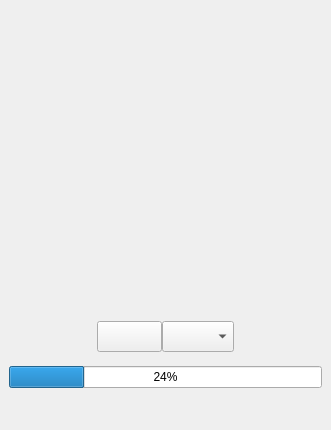
       <widget class="QWidget" name="right_widget" native="true">
        <property name="minimumSize">
         <size>
          <width>0</width>
          <height>0</height>
         </size>
        </property>
        <property name="maximumSize">
         <size>
          <width>343</width>
          <height>16777215</height>
         </size>
        </property>
        <layout class="QVBoxLayout" name="verticalLayout_13">
         <property name="spacing">
          <number>0</number>
         </property>
         <property name="leftMargin">
          <number>0</number>
         </property>
         <property name="topMargin">
          <number>0</number>
         </property>
         <property name="rightMargin">
          <number>0</number>
         </property>
         <property name="bottomMargin">
          <number>0</number>
         </property>
         <item>
          <layout class="QVBoxLayout" name="verticalLayout_9">
           <property name="sizeConstraint">
            <enum>QLayout::SetDefaultConstraint</enum>
           </property>
           <property name="leftMargin">
            <number>9</number>
           </property>
           <property name="rightMargin">
            <number>9</number>
           </property>
           <item>
            <spacer name="verticalSpacer_9">
             <property name="orientation">
              <enum>Qt::Vertical</enum>
             </property>
             <property name="sizeHint" stdset="0">
              <size>
               <width>0</width>
               <height>40</height>
              </size>
             </property>
            </spacer>
           </item>
           <item>
            <layout class="QHBoxLayout" name="horizontalLayout_21">
             <item>
              <spacer name="horizontalSpacer_19">
               <property name="orientation">
                <enum>Qt::Horizontal</enum>
               </property>
               <property name="sizeType">
                <enum>QSizePolicy::Ignored</enum>
               </property>
               <property name="sizeHint" stdset="0">
                <size>
                 <width>1</width>
                 <height>1</height>
                </size>
               </property>
              </spacer>
             </item>
             <item>
              <widget class="QWidget" name="preview_widget" native="true">
               <property name="minimumSize">
                <size>
                 <width>311</width>
                 <height>281</height>
                </size>
               </property>
               <property name="maximumSize">
                <size>
                 <width>311</width>
                 <height>281</height>
                </size>
               </property>
               <widget class="QLabel" name="label">
                <property name="geometry">
                 <rect>
                  <x>0</x>
                  <y>7</y>
                  <width>311</width>
                  <height>271</height>
                 </rect>
                </property>
                <property name="minimumSize">
                 <size>
                  <width>311</width>
                  <height>271</height>
                 </size>
                </property>
                <property name="maximumSize">
                 <size>
                  <width>311</width>
                  <height>271</height>
                 </size>
                </property>
                <property name="text">
                 <string/>
                </property>
                <property name="pixmap">
                 <pixmap resource="../resources.qrc">:/images/monitor.png</pixmap>
                </property>
                <property name="scaledContents">
                 <bool>true</bool>
                </property>
               </widget>
               <widget class="QLabel" name="screen_label">
                <property name="geometry">
                 <rect>
                  <x>13</x>
                  <y>20</y>
                  <width>285</width>
                  <height>172</height>
                 </rect>
                </property>
                <property name="sizePolicy">
                 <sizepolicy hsizetype="Ignored" vsizetype="Ignored">
                  <horstretch>0</horstretch>
                  <verstretch>0</verstretch>
                 </sizepolicy>
                </property>
                <property name="minimumSize">
                 <size>
                  <width>285</width>
                  <height>172</height>
                 </size>
                </property>
                <property name="maximumSize">
                 <size>
                  <width>285</width>
                  <height>172</height>
                 </size>
                </property>
                <property name="text">
                 <string/>
                </property>
                <property name="scaledContents">
                 <bool>true</bool>
                </property>
                <property name="alignment">
                 <set>Qt::AlignCenter</set>
                </property>
               </widget>
               <widget class="QLabel" name="screen_label_info">
                <property name="geometry">
                 <rect>
                  <x>10</x>
                  <y>207</y>
                  <width>291</width>
                  <height>20</height>
                 </rect>
                </property>
                <property name="sizePolicy">
                 <sizepolicy hsizetype="Preferred" vsizetype="Preferred">
                  <horstretch>0</horstretch>
                  <verstretch>0</verstretch>
                 </sizepolicy>
                </property>
                <property name="font">
                 <font>
                  <italic>true</italic>
                 </font>
                </property>
                <property name="text">
                 <string/>
                </property>
                <property name="alignment">
                 <set>Qt::AlignCenter</set>
                </property>
               </widget>
               <widget class="QLabel" name="process_request_label">
                <property name="geometry">
                 <rect>
                  <x>270</x>
                  <y>208</y>
                  <width>100</width>
                  <height>21</height>
                 </rect>
                </property>
                <property name="text">
                 <string/>
                </property>
               </widget>
               <widget class="QLabel" name="screen_label_transition">
                <property name="geometry">
                 <rect>
                  <x>13</x>
                  <y>20</y>
                  <width>285</width>
                  <height>172</height>
                 </rect>
                </property>
                <property name="sizePolicy">
                 <sizepolicy hsizetype="Ignored" vsizetype="Ignored">
                  <horstretch>0</horstretch>
                  <verstretch>0</verstretch>
                 </sizepolicy>
                </property>
                <property name="minimumSize">
                 <size>
                  <width>285</width>
                  <height>172</height>
                 </size>
                </property>
                <property name="maximumSize">
                 <size>
                  <width>285</width>
                  <height>172</height>
                 </size>
                </property>
                <property name="text">
                 <string/>
                </property>
                <property name="scaledContents">
                 <bool>true</bool>
                </property>
                <property name="alignment">
                 <set>Qt::AlignCenter</set>
                </property>
               </widget>
               <widget class="QLabel" name="screen_label_text">
                <property name="geometry">
                 <rect>
                  <x>13</x>
                  <y>20</y>
                  <width>285</width>
                  <height>172</height>
                 </rect>
                </property>
                <property name="sizePolicy">
                 <sizepolicy hsizetype="Ignored" vsizetype="Ignored">
                  <horstretch>0</horstretch>
                  <verstretch>0</verstretch>
                 </sizepolicy>
                </property>
                <property name="minimumSize">
                 <size>
                  <width>285</width>
                  <height>172</height>
                 </size>
                </property>
                <property name="maximumSize">
                 <size>
                  <width>285</width>
                  <height>172</height>
                 </size>
                </property>
                <property name="styleSheet">
                 <string notr="true">QLabel { color : white; }</string>
                </property>
                <property name="text">
                 <string/>
                </property>
                <property name="scaledContents">
                 <bool>true</bool>
                </property>
                <property name="alignment">
                 <set>Qt::AlignCenter</set>
                </property>
               </widget>
               <zorder>label</zorder>
               <zorder>screen_label_info</zorder>
               <zorder>process_request_label</zorder>
               <zorder>screen_label_transition</zorder>
               <zorder>screen_label</zorder>
               <zorder>screen_label_text</zorder>
              </widget>
             </item>
             <item>
              <spacer name="horizontalSpacer_18">
               <property name="orientation">
                <enum>Qt::Horizontal</enum>
               </property>
               <property name="sizeType">
                <enum>QSizePolicy::Ignored</enum>
               </property>
               <property name="sizeHint" stdset="0">
                <size>
                 <width>1</width>
                 <height>1</height>
                </size>
               </property>
              </spacer>
             </item>
            </layout>
           </item>
           <item>
            <layout class="QHBoxLayout" name="horizontalLayout_25">
             <property name="spacing">
              <number>0</number>
             </property>
             <item>
              <spacer name="horizontalSpacer_11">
               <property name="orientation">
                <enum>Qt::Horizontal</enum>
               </property>
               <property name="sizeType">
                <enum>QSizePolicy::Ignored</enum>
               </property>
               <property name="sizeHint" stdset="0">
                <size>
                 <width>40</width>
                 <height>20</height>
                </size>
               </property>
              </spacer>
             </item>
             <item>
              <layout class="QHBoxLayout" name="horizontalLayout_preview_on">
               <item>
                <widget class="QPushButton" name="set_desktop_color">
                 <property name="minimumSize">
                  <size>
                   <width>65</width>
                   <height>31</height>
                  </size>
                 </property>
                 <property name="maximumSize">
                  <size>
                   <width>65</width>
                   <height>31</height>
                  </size>
                 </property>
                 <property name="font">
                  <font>
                   <pointsize>13</pointsize>
                  </font>
                 </property>
                 <property name="toolTip">
                  <string>Select the default background color</string>
                 </property>
                 <property name="text">
                  <string/>
                 </property>
                 <property name="iconSize">
                  <size>
                   <width>40</width>
                   <height>19</height>
                  </size>
                 </property>
                </widget>
               </item>
               <item>
                <widget class="QComboBox" name="image_style_combo">
                 <property name="sizePolicy">
                  <sizepolicy hsizetype="Fixed" vsizetype="MinimumExpanding">
                   <horstretch>0</horstretch>
                   <verstretch>0</verstretch>
                  </sizepolicy>
                 </property>
                 <property name="focusPolicy">
                  <enum>Qt::ClickFocus</enum>
                 </property>
                </widget>
               </item>
              </layout>
             </item>
             <item>
              <spacer name="horizontalSpacer_24">
               <property name="orientation">
                <enum>Qt::Horizontal</enum>
               </property>
               <property name="sizeType">
                <enum>QSizePolicy::Ignored</enum>
               </property>
               <property name="sizeHint" stdset="0">
                <size>
                 <width>40</width>
                 <height>20</height>
                </size>
               </property>
              </spacer>
             </item>
            </layout>
           </item>
           <item>
            <layout class="QHBoxLayout" name="horizontalLayout_24">
             <property name="spacing">
              <number>0</number>
             </property>
             <item>
              <spacer name="horizontalSpacer_13">
               <property name="orientation">
                <enum>Qt::Horizontal</enum>
               </property>
               <property name="sizeType">
                <enum>QSizePolicy::Ignored</enum>
               </property>
               <property name="sizeHint" stdset="0">
                <size>
                 <width>40</width>
                 <height>13</height>
                </size>
               </property>
              </spacer>
             </item>
             <item>
              <layout class="QVBoxLayout" name="verticalLayout_11"/>
             </item>
             <item>
              <spacer name="horizontalSpacer_12">
               <property name="orientation">
                <enum>Qt::Horizontal</enum>
               </property>
               <property name="sizeType">
                <enum>QSizePolicy::Ignored</enum>
               </property>
               <property name="sizeHint" stdset="0">
                <size>
                 <width>40</width>
                 <height>13</height>
                </size>
               </property>
              </spacer>
             </item>
            </layout>
           </item>
           <item>
            <layout class="QHBoxLayout" name="horizontalLayout_progressbar">
             <property name="spacing">
              <number>0</number>
             </property>
             <item>
              <widget class="QProgressBar" name="timeForNext">
               <property name="sizePolicy">
                <sizepolicy hsizetype="Minimum" vsizetype="Fixed">
                 <horstretch>0</horstretch>
                 <verstretch>0</verstretch>
                </sizepolicy>
               </property>
               <property name="value">
                <number>24</number>
               </property>
               <property name="alignment">
                <set>Qt::AlignCenter</set>
               </property>
               <property name="textVisible">
                <bool>true</bool>
               </property>
              </widget>
             </item>
             <item>
              <widget class="QLabel" name="timeForNextKeepSpace">
               <property name="sizePolicy">
                <sizepolicy hsizetype="Fixed" vsizetype="Preferred">
                 <horstretch>0</horstretch>
                 <verstretch>0</verstretch>
                </sizepolicy>
               </property>
               <property name="minimumSize">
                <size>
                 <width>0</width>
                 <height>25</height>
                </size>
               </property>
               <property name="maximumSize">
                <size>
                 <width>0</width>
                 <height>16777215</height>
                </size>
               </property>
               <property name="text">
                <string/>
               </property>
              </widget>
             </item>
            </layout>
           </item>
           <item>
            <spacer name="verticalSpacer">
             <property name="orientation">
              <enum>Qt::Vertical</enum>
             </property>
             <property name="sizeHint" stdset="0">
              <size>
               <width>0</width>
               <height>40</height>
              </size>
             </property>
            </spacer>
           </item>
          </layout>
         </item>
        </layout>
       </widget>
